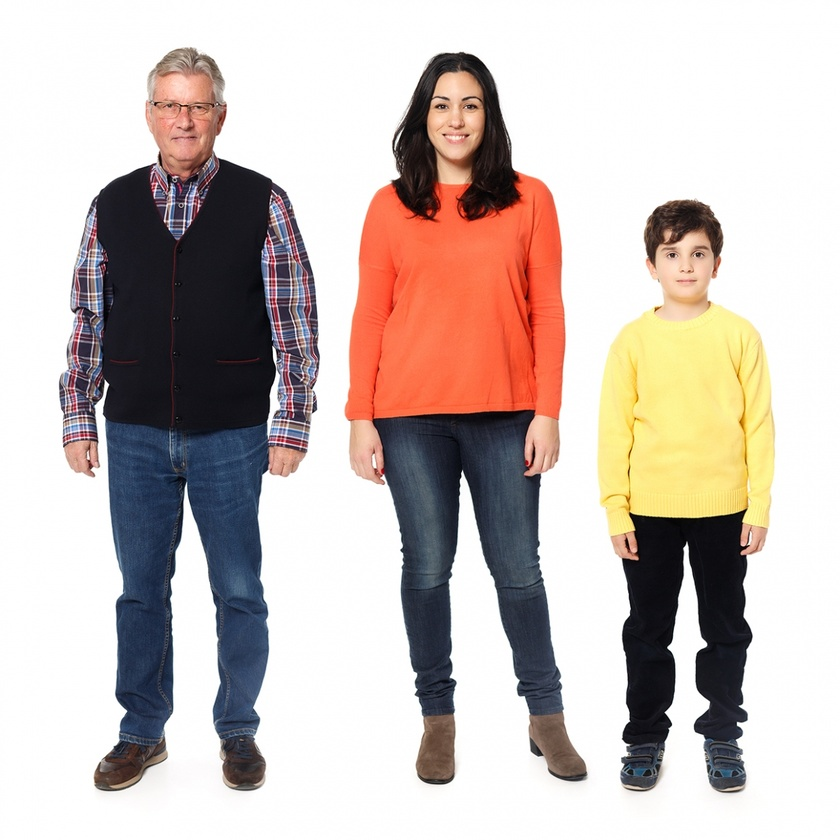
#> input picture FaceInfo/personas.jpg, 840 x 840 px, shrunk from 1200 x 1200 before the run
$ python imagenes.py --image ../FaceInfo/personas.jpg   (older library calls are emulated)
#> lines starting #> are read from the running program, lines starting #| are printed output that depends on the picture; after the words box and inside, x2 and y2 are one past the last pixel; in counts of white or black regions, pixels touching at a corner belong together
import argparse
import cv2
import numpy as np

def filter_red(hsv, frame):
	lower_red = np.array([165,100,100])
	upper_red = np.array([185,255,255])
	mask_red = cv2.inRange(hsv, lower_red, upper_red)
	res_red = cv2.bitwise_and(frame,frame, mask = mask_red)
	return (mask_red, res_red)

def filter_cyan(hsv, frame):
	lower_cyan = np.array([81,80,80])
	upper_cyan = np.array([101,255,255])
	mask_cyan = cv2.inRange(hsv, lower_cyan, upper_cyan)
	res_cyan = cv2.bitwise_and(frame,frame, mask = mask_cyan)
	return (mask_cyan, res_cyan)

def filter_red_cyan(hsv, frame):
	mask_cyan, res_cyan = filter_cyan(hsv, frame)
	mask_red, res_red = filter_red(hsv, frame)
	mask_colors = cv2.add(mask_cyan, mask_red)
	res_colors = cv2.add(res_cyan, res_red)
	return (mask_colors, res_colors)

def find_faces(gray, frame):
	faceCascade = cv2.CascadeClassifier("../haarcascade_frontalface_default.xml")
	faces = faceCascade.detectMultiScale(gray, scaleFactor=1.1, minNeighbors=5, minSize=(30,30))

	print ("Encontradas {0} caras!".format(len(faces)))

	for (x,y,w,h) in faces:
		cv2.rectangle(frame, (x,y), (x+w,y+h), (255, 255, 0), 2)
	return faces

def hands_bb(gray, frame):
	im1, contours, hier = cv2.findContours(gray, cv2.RETR_CCOMP, cv2.CHAIN_APPROX_TC89_L1)
	for cnt in contours:
		x,y,w,h = cv2.boundingRect(cnt)
		cv2.rectangle(frame,(x,y),(x+w,y+h),(0,0,255),2)
	return im1,contours,hier

def hands_image(gray, frame):
	thresh, im_bw = cv2.threshold(gray_dst, 128, 255, cv2.THRESH_BINARY | cv2.THRESH_OTSU)
	manos = cv2.bitwise_and(frame, frame, mask = im_bw)
	manos_hsv = cv2.cvtColor(manos, cv2.COLOR_BGR2HSV)
	return filter_red_cyan(manos_hsv, manos)

ap = argparse.ArgumentParser()
ap.add_argument("-i", "--image", required=True,
	help="path to the input image")
args = vars(ap.parse_args())

frame = cv2.imread(args['image'])
#> frame is the input picture: shape (840, 840, 3); mean B, G, R 183.9, 188.8, 200.3
hsv = cv2.cvtColor(frame, cv2.COLOR_BGR2HSV)
#> hsv: shape (840, 840, 3); mean H, S, V 34.1, 42.1, 204.6
gray = cv2.cvtColor(frame, cv2.COLOR_BGR2GRAY)
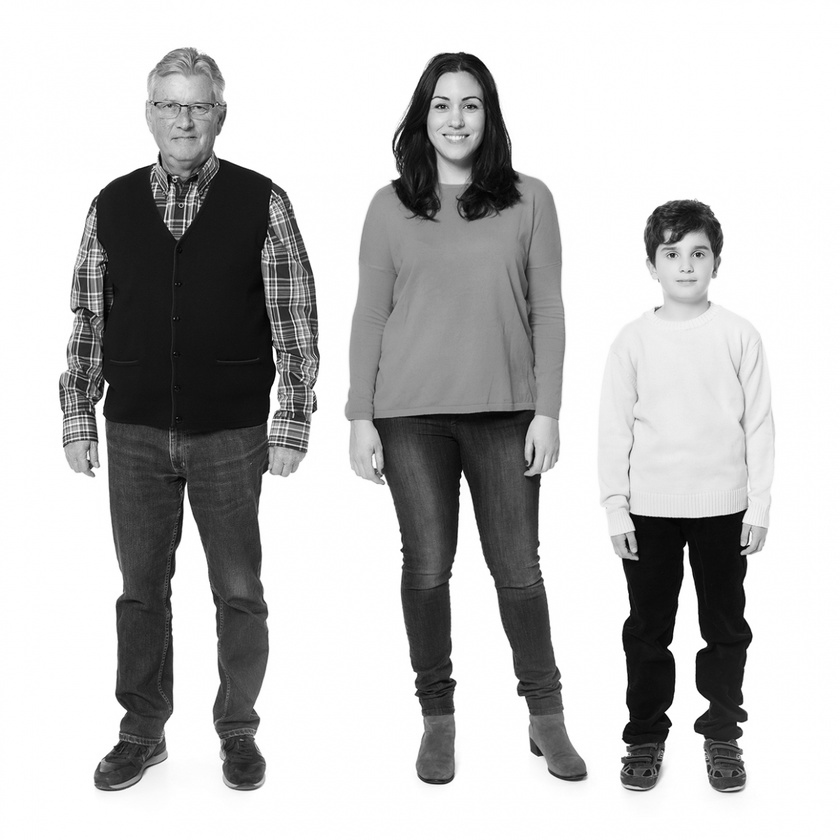
#> gray: shape (840, 840); min 0, max 255, mean 191.7

# Se aplican filtros para buscar los guantes
mask_red, res_red = filter_red(hsv, frame)
#> in filter_red, `mask_red = cv2.inRange(hsv, lower_red, upper_red)`:
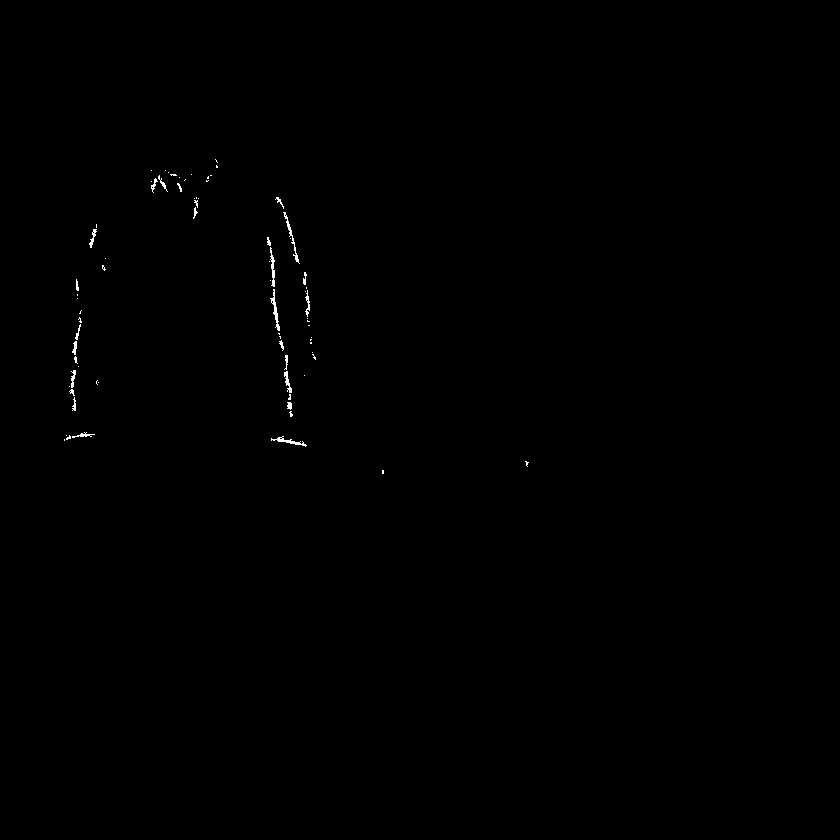
#> mask_red: shape (840, 840); 0.2% white in thin lines or dots, all inside (x1, y1, x2, y2) = (64, 159, 529, 474)
mask_cyan, res_cyan = filter_cyan(hsv, frame)
#> in filter_cyan, `mask_cyan = cv2.inRange(hsv, lower_cyan, upper_cyan)`:
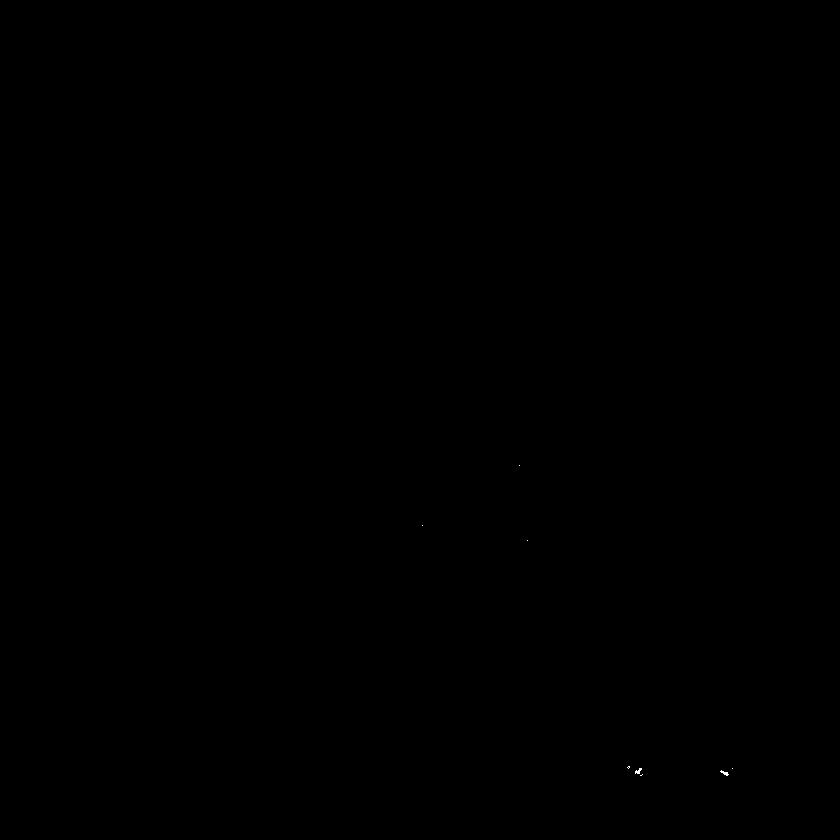
#> mask_cyan: shape (840, 840); 0.01% white in thin lines or dots, all inside (x1, y1, x2, y2) = (422, 465, 733, 776)

# Se realiza un blur para descartar pixeles aislados
median_right = cv2.medianBlur(res_red,15)
#> median_right: shape (840, 840, 3); every value is 0
median_left = cv2.medianBlur(res_cyan,15)

dst = cv2.add(median_right, median_left)
gray_dst = cv2.cvtColor(dst, cv2.COLOR_BGR2GRAY)
#> gray_dst: shape (840, 840); every value is 0

# Se genera imagen de las manos
mask_manos, res_manos = hands_image(gray_dst, frame)
#> in hands_image, `thresh, im_bw = cv2.threshold(gray_dst, 128, 255, cv2.THRESH_BINARY | ..`: thresh = 0

cv2.imshow('Mascara manos', mask_manos)
cv2.imshow('Resultado manos', res_manos)

# Se recuadran manos en la imagen
hands_bb(gray_dst, frame)
#> in hands_bb, `im1, contours, hier = cv2.findContours(gray, cv2.RETR_CCOMP, cv2.CHAIN..`: contours = []

find_faces(gray, frame)
#> in find_faces, `faces = faceCascade.detectMultiScale(gray, scaleFactor=1.1, minNeighbo..`: faces = [[417, 76, 77, 77], [650, 226, 74, 74], [145, 77, 79, 79]]
#| Encontradas 3 caras!
#> the loop in find_faces, `for (x,y,w,h) in faces:` made 3 passes
#> after the loop in find_faces, `for (x,y,w,h) in faces:`:
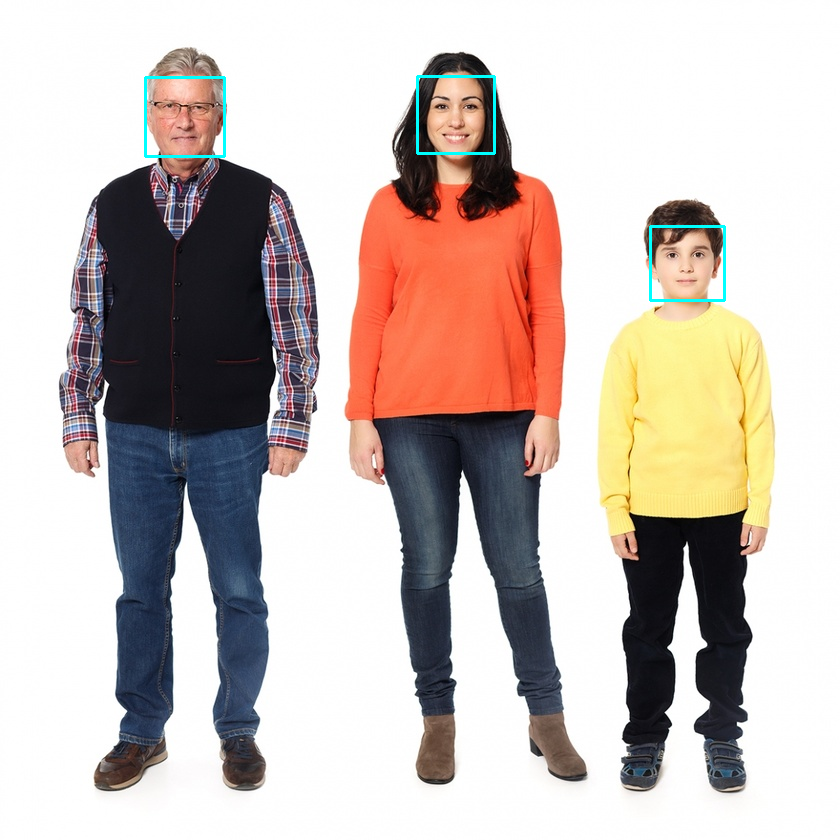
#> frame: shape (840, 840, 3); 0.39% of pixels changed, all inside (x1, y1, x2, y2) = (144, 75, 726, 302)

cv2.imshow('frame', frame)

cv2.waitKey(0)

cv2.destroyAllWindows()
